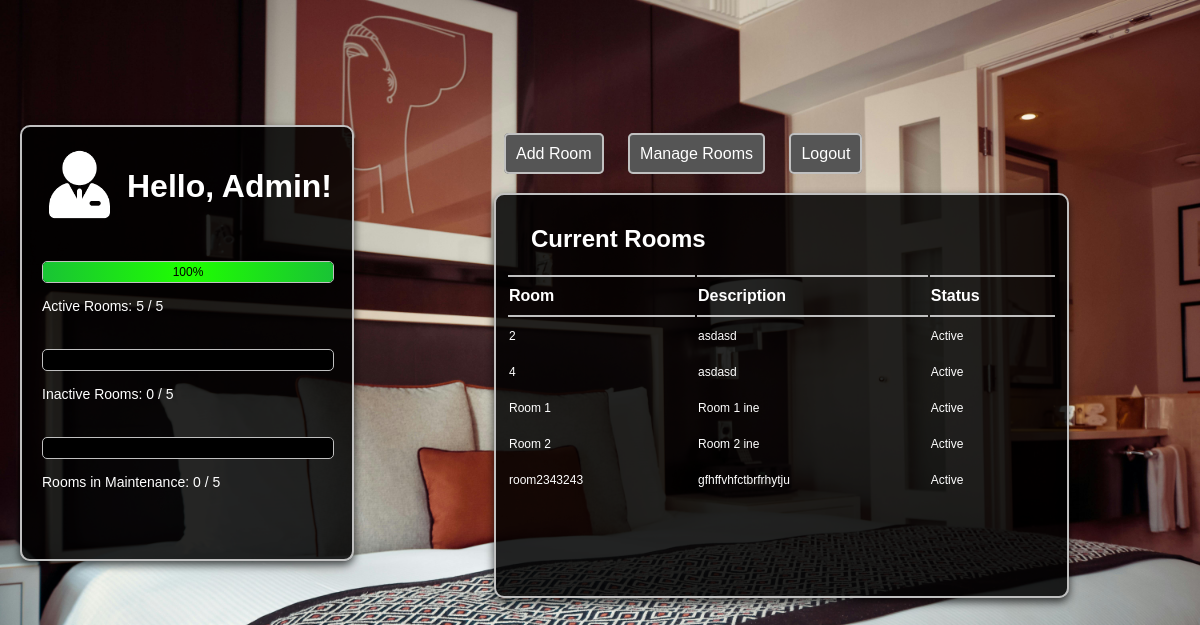
/admin/admin.php (signed in), run on the app's committed database.
### tables this page shows
CREATE TABLE `rooms` (
  `id` int(11) NOT NULL,
  `name` varchar(250) DEFAULT NULL,
  `img` blob DEFAULT NULL,
  `description` varchar(250) DEFAULT NULL,
  `open_in` time DEFAULT NULL,
  `close_in` time DEFAULT NULL,
  `room_floor_id` int(11) DEFAULT NULL,
  `room_type_id` int(11) DEFAULT NULL,
  `room_status_id` int(11) DEFAULT NULL,
  `price` int(11) DEFAULT NULL
);

CREATE TABLE `room_status` (
  `id` int(11) NOT NULL,
  `name` varchar(250) DEFAULT NULL
);

### admin/admin.php (the view, shortened to what this page needs)
<?php
    $conn = mysqli_connect('localhost', 'root', '', 'room_reservation');
    $totalRooms = mysqli_fetch_assoc(mysqli_query($conn, "SELECT COUNT(*) as total FROM rooms"))['total'];
    $activeRooms = mysqli_fetch_assoc(mysqli_query($conn, "SELECT COUNT(*) as active FROM rooms WHERE room_status_id = 1"))['active'];
    $inactiveRooms = mysqli_fetch_assoc(mysqli_query($conn, "SELECT COUNT(*) as inactive FROM rooms WHERE room_status_id = 2"))['inactive'];
    $maintenanceRooms = mysqli_fetch_assoc(mysqli_query($conn, "SELECT COUNT(*) as maintenance FROM rooms WHERE room_status_id = 3"))['maintenance'];
    $activePercentage = ($totalRooms > 0) ? ($activeRooms / $totalRooms) * 100 : 0;
?>
<!DOCTYPE html>
<html>
<head>
    <link rel="stylesheet" type="text/css" href="../assets/des.css">
</head>
<body>
    <div class="admin-main">
        <div class="admin-box">
            <img src="../assets/owner.png" alt="Logo" width="75px" height="75px" class="">
            <h1>Hello, Admin!</h1>
            <div class="progress-bar-container">
                <div class="progress-bar active-progress" style="width: <?= $activePercentage ?>%;">
                    <?= round($activePercentage) ?>%
                </div>
            </div>
            <div class="status-label">Active Rooms: <?= $activeRooms ?> / <?= $totalRooms ?></div>
            <div class="progress-bar-container">
            </div>
            <div class="status-label">Inactive Rooms: <?= $inactiveRooms ?> / <?= $totalRooms ?></div>
            <div class="progress-bar-container">
            </div>
            <div class="status-label">Rooms in Maintenance: <?= $maintenanceRooms ?> / <?= $totalRooms ?></div>
        </div>
        <div class="admin-room-box">
            <a href="add_room.php" class="admin-buttons">Add Room</a>
            <a href="manage_rooms.php" class="admin-buttons">Manage Rooms</a>
            <a href="../logout.php" class="admin-buttons">Logout</a>
            <div class="admin-room-container">
    <h2>Current Rooms</h2>
    <table>
        <thead>
            <tr>
                <th>Room</th>
                <th>Description</th>
                <th>Status</th>
            </tr>
        </thead>
        <tbody>
            <?php
            $rooms_query = mysqli_query($conn, "SELECT r.name, r.description, ra.name AS status
                                                FROM rooms r
                                                JOIN room_status ra ON r.room_status_id = ra.id");
            while ($room = mysqli_fetch_assoc($rooms_query)) {
                echo "<tr>
                        <td>" . htmlspecialchars($room['name']) . "</td>
                        <td>" . htmlspecialchars($room['description']) . "</td>
                        <td>" . htmlspecialchars($room['status']) . "</td>
                    </tr>";
            }
            ?>
        </tbody>
    </table>
</div>
        </div>
    </div>
</body>
</html>

### assets/des.css (style rules this page uses)
body { margin: 0; padding: 0; height: 100vh; background-image: url('bg.jpg'); background-repeat: none; background-size: 100% 100%; font-family: Arial, sans-serif; color: white; display: flex; align-items: center; justify-content: center; overflow: hidden; }
.progress-bar-container { width: 100%; background-color: black; border-radius: 5px; overflow: hidden; margin: 15px 0; margin-top: 35px; border: 1px solid silver; }
.progress-bar { height: 20px; line-height: 20px; color: black; text-align: center; border-radius: 3px; font-size: 12px; }
.active-progress { background: rgb(25,195,53); background: linear-gradient(90deg, rgba(25,195,53,1) 0%, rgba(31,255,0,1) 50%, rgba(25,195,53,1) 100%); }
.status-label { font-size: 14px; margin-top: 5px; }
.admin-main { max-height: 100%; max-width: 100%; width: 1200px; height: 560px; padding: 20px; padding-top: 30px; display: flex; }
.admin-box { width: 25%; background-color: rgba(0, 0, 0, 0.85); padding: 20px; border-radius: 10px; box-shadow: 0 4px 8px rgba(0, 0, 0, 0.7); overflow: hidden; border: 2px solid silver; height: 70%; }
.admin-room-box { width: 50%; padding: 20px; border-radius: 10px; overflow: hidden; height: 80%; margin-left: 120px; }
.admin-room-container { width: 95%; margin-top: 30px; padding: 10px; border-radius: 10px; box-shadow: 0 4px 8px rgba(0, 0, 0, 0.7); background-color: rgba(0, 0, 0, 0.85); overflow: hidden; border: 2px solid silver; height: 85%; overflow-y: scroll; }
.admin-room-container h2 { margin-left: 25px; }
.admin-box h1 { float: right; }
.admin-buttons { width: 50px; padding: 10px; margin: 10px; border: none; border-radius: 5px; background-color: #555; color: white; font-size: 16px; cursor: pointer; text-decoration: none; border: 2px solid silver; }
.manage-rooms-container td, .admin-room-container td { font-size: 12px; }
.manage-rooms-container th, .admin-room-container th { border-bottom: 2px solid silver; border-top: 2px solid silver; padding-top: 10px; padding-bottom: 10px; margin: 10px; text-align: left; }
.admin-room-container td { padding-top: 10px; padding-bottom: 10px; }
.admin-room-container table { width: 100%; }

### data on the page
rooms: name "2", description "asdasd", room_status.name "Active"
rooms: name "4", description "asdasd", room_status.name "Active"
rooms: name "Room 1", description "Room 1 ine", room_status.name "Active"
rooms: name "Room 2", description "Room 2 ine", room_status.name "Active"
rooms: name "room2343243", description "gfhffvhfctbrfrhytju", room_status.name "Active"

### other printed values
$activePercentage "100"
$activeRooms "5"
$totalRooms "5"
$inactiveRooms "0"
$maintenanceRooms "0"
